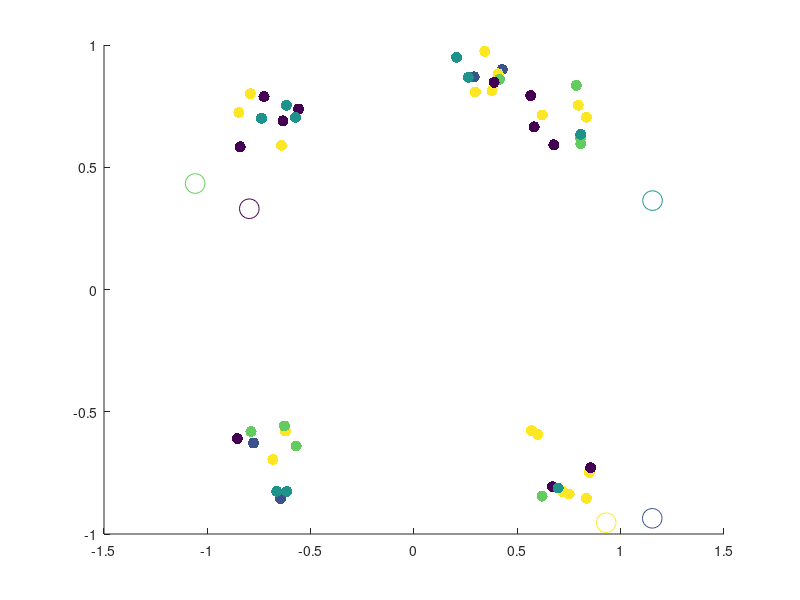

MATLAB code for this plot: (Note: this script raises an error after producing the figure.)
%% Random Initalization
% yeet
% Topic I.6 - Alternating Minimization Scheme Algorithm for k-Means Clustering*
% 
% Clear the workspace and close all figure windows     

close all; clear all;

load Q1data.mat; 

[n,m]= size(XData); 

% Set the number of clusters (k)
k=5;

% Assign each data vector, randomly to one of the k clusters
IndexSet = randi(k,n,1);

% Plot the data
scatter(XData(:,1),XData(:,2),64,IndexSet,'filled');
hold on

% Create data structures to store the weight vectors for cluster (c), and the 
% weight vectors from the previous iteration (cPrev)
c = zeros(k,m);
cPrev = zeros(k,m);

% Randomly initialize the weight vectors so that each component is sampled from 
% the interval [-1,1]
c = -1.2 + 2.4*rand(k,m);

% Plot the initial weight vectors
scatter(c(:,1),c(:,2),200,linspace(1,k,k))
hold off
pause



%% K++ initalization 

close all; clear all; clc;
% for funsies attempt at k++ initalization 

% 100 2-dimensional points, each points is a vector! 
%hopefully this is like quakes data
load Q1data.mat


%number of clusters; 
k =4; 

[n,m]=size(XData);



[c,IndexSet]= KPlusPlusInit(XData,k);




% Plot the data
scatter(XData(:,1),XData(:,2),64,IndexSet,'filled');
hold on
scatter(c(:,1),c(:,2),200,linspace(1,k,k))
hold off

%% The Alternating Minimization Scheme
doneFlag=0;

% Keep alternating updates to weight vectors and cluster assignments until weight 
% vectors no longer change their locations

while (~doneFlag)

    % Update the weight vectors in each cluster via the centroid formula
    for i=1:k 

        % Find the indices for all data vectors currently in cluster i
        ClusterIndices = find(IndexSet==i);

        % Find the number of data vectors currently in cluster i
        NumVecsInCluster = size(ClusterIndices,1);

        % Create a data structure to store weight vector for the current
        % cluster
        c(i,:)=0; 

        % Update cluster vector using the centroid formula
        for j=1:NumVecsInCluster
            for l=1:m
                c(i,l) = c(i,l) + XData(ClusterIndices(j,1),l)/NumVecsInCluster;
            end
        end

    end

    % Plot the updated weight vectors for each cluster
    scatter(XData(:,1),XData(:,2),64,IndexSet,'filled')
    hold on
    scatter(c(:,1),c(:,2),200,linspace(1,k,k))
    %pause
    
    % Now reassign all data vectors to the closest weight vector (cluster)

    % Create a data structure to store closest weight vector for each data
    % point
    closestCluster=zeros(n,1);

    % Reassign each data vector to the new, closest cluster
    for d=1:n

        % Store the coordinates of the current data vector
        xD = XData(d,:);

        % Set the minimum distance tracker to be a very large number
        sqDistMin=1e16;

        % Find the closest weight vector (cluster) to the current data
        % vector
        for i=1:k
            sqDist = norm(c(i,:)-xD,2);

            % If the distance is less than the current min, assign the
            % current data vector to this cluster
            if sqDist<sqDistMin
                closestCluster(d)=i;
                sqDistMin=sqDist;
            end

        end
    end

    % Update the assignments of the data vectors to their new clusters
    IndexSet = closestCluster;
    
    % Plot the data and the updated weight vectors
    hold off
    scatter(XData(:,1),XData(:,2),64,IndexSet,'filled')
    hold on
    scatter(c(:,1),c(:,2),200,linspace(1,k,k))
    hold off
    %pause
    
    % Terminate the alternating scheme if the weight vectors are unaltered
    % relative to the previous iteration
    if c==cPrev
        doneFlag=1;
    else
        cPrev=c;
    end
end


%% Calculation of Overall Coherence

% computes overall coherence AFTER K-Means! 
OvCo=oaco(XData,IndexSet,c)



%% 10 initalizations

close all; clear all; clc;



% 50  2-dimensional points, each points is a vector! 
%hopefully this is like quakes data
load Q1data.mat



rng(33)

% initalization :) heh
OvCO_forkPP = zeros(1,10);
OvCO_forRand = zeros(1,10); 
% number of clusters


k=5; 


% random initalization;

for realz = 1:10
    [n,m]= size(XData);
    IndexSeti = randi(k,n,1);
    ci = -1.2 + 2.4*rand(k,m);
    
    % scatter(XData(:,1),XData(:,2),64,IndexSeti,'filled')
    %     hold on
    %     scatter(ci(:,1),ci(:,2),200,linspace(1,k,k))
    %     hold off
    %     pause 
    %     
    
    % this runs the k-means algorithim
    [IndexSetf,cf]= kmeans493(XData,k,IndexSeti,ci);
    OvCo=oaco(XData,IndexSetf,cf);
    OvCO_forRand(:,realz) = OvCo ; % this creates a vector of the overall coherence
    
    %   scatter(XData(:,1),XData(:,2),64,IndexSetf,'filled')
    %     hold on
    %     scatter(cf(:,1),cf(:,2),200,linspace(1,k,k))
    %     hold off


end 


%k++ initalization 
for realz = 1:10  

    [ci,IndexSeti]=KPlusPlusInit(XData,k);
    
    %  scatter(XData(:,1),XData(:,2),64,IndexSeti,'filled')
    %     hold on
    %     scatter(ci(:,1),ci(:,2),200,linspace(1,k,k))
    %     hold off
    %     pause 
        
        %runs k means
   
    %uses a random     scheme for intial index
    %[IndexSetf,cf]= kmeans493(XData,k,randi(k,size(XData,1),1),ci);    
    [IndexSetf,cf]= kmeans493(XData,k,IndexSeti,ci);
    
    OvCo=oaco(XData,IndexSetf,cf);
    OvCO_forkPP(:,realz) = OvCo ; 
    
    %   scatter(XData(:,1),XData(:,2),64,IndexSetf,'filled')
    %     hold on
    %     scatter(cf(:,1),cf(:,2),200,linspace(1,k,k))
    %     hold off
end 




mean(OvCO_forkPP)
mean(OvCO_forRand)



%% Elbow Method

clc; clear all; close all; 

load Q1data.mat

suck =8; 
initalz =5; 

% rows is number of initlizations we use, coloumns is values of k 
% for each initilization scheme
mat2PlotKPP = zeros(initalz,suck); 
mat2PlotRand =zeros(initalz,suck); 

for k=1:suck
   
    
    for realz = 1:initalz

    [ci,IndexSeti]=KPlusPlusInit(XData,k);
        
        %runs k means
        
    [IndexSetf,cf]= kmeans493(XData,k,IndexSeti,ci);
    
    OvCo=oaco(XData,IndexSetf,cf);
    mat2PlotKPP(realz,k) = OvCo; 
    end 
    
    
    
     for realz = 1:initalz

    [n,m]= size(XData);
    IndexSeti = randi(k,n,1);
    ci = -1.2 + 2.4*rand(k,m);
        
        %runs k means
        
    [IndexSetf,cf]= kmeans493(XData,k,IndexSeti,ci);
    
    OvCo=oaco(XData,IndexSetf,cf);
    mat2PlotRand(realz,k) = OvCo; 
     end 
    
    
    
end 



subplot(1,2,1)
for iter = 1:5
    plot(1:suck, mat2PlotKPP(iter,:),'LineWidth',1.5,'Marker',"*",'LineStyle','--')
    hold on;
    title('Elbow Plot for K++ Initalization')
    xlabel('Number of Clusters (k)')
    ylabel('Overall Coherence y')
    %rectangle('Position',[4-1 7-1 1 1],'Curvature',[.5 .5]) 
    %legend('Realiz 1','Realiz 4','Realiz 3','Realiz 4','Realiz 5')
    grid on;
end 



hold on; 

subplot(1,2,2)
for iter = 1:5
    plot(1:suck, mat2PlotRand(iter,:),'LineWidth',1.5,'Marker',"*",'LineStyle','--')
     hold on;
    title('Elbow Plot for Random Initalization')
    xlabel('Number of Clusters (k)')
    ylabel('Overall Coherence y')
    legend('Realiz 1','Realiz 4','Realiz 3','Realiz 4','Realiz 5')
    grid on;
end 




%% MNIST PART 3

close all; 
numim = 100; % number of images
% use parts of Haider Code to extract data frame from 100 images 
% 400 cols for 20 x 20 pizels 

%ovco badd at large k FYI

[XDataM ,labels2test]= DatHaider(numim);

% use k = 6 from jamie elbow! 
k_fromelbow=6;
    

%initalizes and does kmeans 
[c,IndexSeti]=KPlusPlusInit(XDataM,k_fromelbow,42);
[IndexSetf, cf] = kmeans493(XDataM,k_fromelbow,IndexSeti,c);

% for the  cluster we...
for val_k= 1:k_fromelbow 

    figure(val_k)    

    str = sprintf('Images associated with Cluster %d', val_k);



% look at all the points in this cluster from k means 
    for i=1:sum(IndexSetf==val_k)
       % creates the rows and coloumns for images in a cluster
        rows_img = round(numim/10);
        cols_img = round(numim/10);
       %creates a subplot for a certain cluster k
       subplot(rows_img,cols_img,i)
       title(str)
       %and shows all the images associated with that cluster
       Cluster_image = XDataM(IndexSetf==val_k,:);
       currImg = reshape(Cluster_image(i,:),[20,20]);
       imshow(currImg,'InitialMagnification',1000) 
    end
    
    
% cluster 1 is 7     
% cluster 2 is zero 
% cluster 3 is 3
% cluster 4 is 2 
% cluster 5 is 4  
% cluster 6 is 0


end 

%% SUccess score

% done with my eyeball 
% we see the number that occurs the most in each figure!
ClusterMostOccurNum = [7 0 3 2 4 0];


expLabs = zeros(100,1); 

for val_k = 1:k_fromelbow
    WhereImagesR=IndexSetf==val_k;
    expLabs = ClusterMostOccurNum(val_k).*(WhereImagesR)+expLabs ;
end 


SucScore = sum(expLabs == labels2test)/100;

SucScore*100

%% Bonus Part
